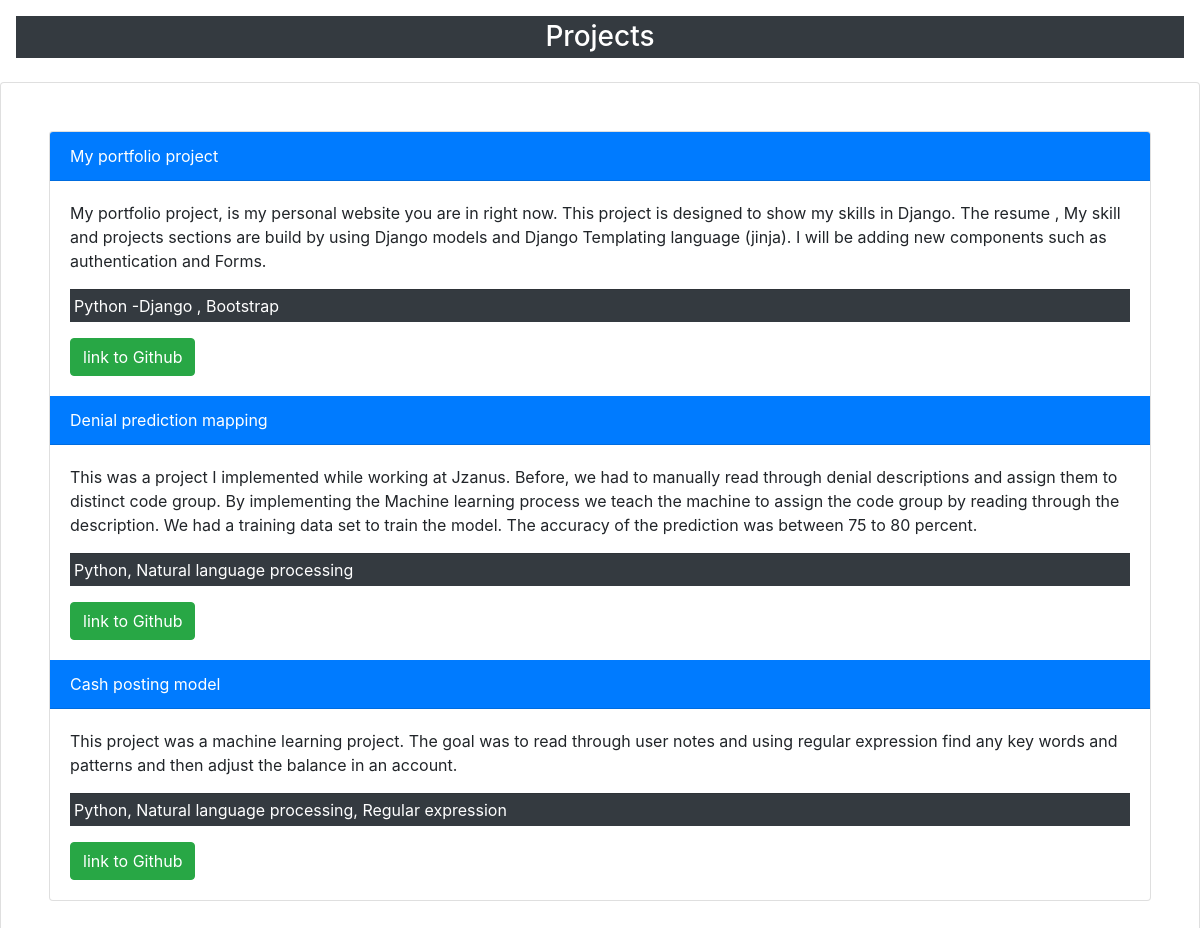
The app's page /project/ with its own data.
### project/models.py (models this page shows, shortened)
class Allprojecct (models.Model):
    project_name = models.CharField(max_length=50)
    project_desc = models.TextField(max_length=1000)
    project_url = models.URLField(blank = True , null = True)
    project_tech = models.TextField(max_length=500)

### project/views.py (the view)
# urls.py: path('', views.all_project , name = 'all_project')
def all_project(request):
    allprojects = Allprojecct.objects.all()
    return render(request , 'project/all_project.html' , {'Allprojects' : allprojects})

### project/templates/project/all_project.html (shortened to what this page needs)
{% load static %}
 <link href="{% static 'portfolio/custom.css' %}" rel="stylesheet">
    <link rel="stylesheet" href="https://stackpath.bootstrapcdn.com/bootstrap/4.4.1/css/bootstrap.min.css">
<div class="p-3">
    <h3 class="text-center bg-dark text-white p-1"> Projects</h3>
</div>
<div class="card card-body p-5">
      <div class="card">
         {% for project in Allprojects %}
            <div class="card-header bg-primary text-white">
             {{ project.project_name}}
            </div>
            <div class="card-body">
                <p class="card-text">
                 {{ project.project_desc}}
                </p>
                  <p class="card-footer p-1  bg-dark text-white">
                 {{ project.project_tech}}
                </p>
            {% if project.project_url %}
                <a class="btn btn-success" href="{{ project.project_url }}">
                  link to Github
                </a>
            {% endif %}
            </div>
         {% endfor %}
       </div>
</div>

### records on screen
Allprojecct: project_name "My portfolio project", project_desc "My portfolio project, is my personal website you are in right now. This project is designed to show my skills in Django. The resume , My skill and projects sections are build by using Django models and Django Templating language (jinja). I will be adding new components such as authentication and Forms.", project_tech "Python -Django , Bootstrap"
Allprojecct: project_name "Denial prediction mapping", project_desc "This was a project I implemented while working at Jzanus. Before, we had to manually read through denial descriptions and assign them to distinct code group. By implementing the Machine learning process we teach the machine to assign the code group by reading through the description. We had a training data set to train the model. The accuracy of the prediction was between 75 to 80 percent.", project_tech "Python, Natural language processing"
Allprojecct: project_name "Cash posting model", project_desc "This project was a machine learning project. The goal was to read through user notes and using regular expression find any key words and patterns and then adjust the balance in an account.", project_tech "Python, Natural language processing, Regular expression"
